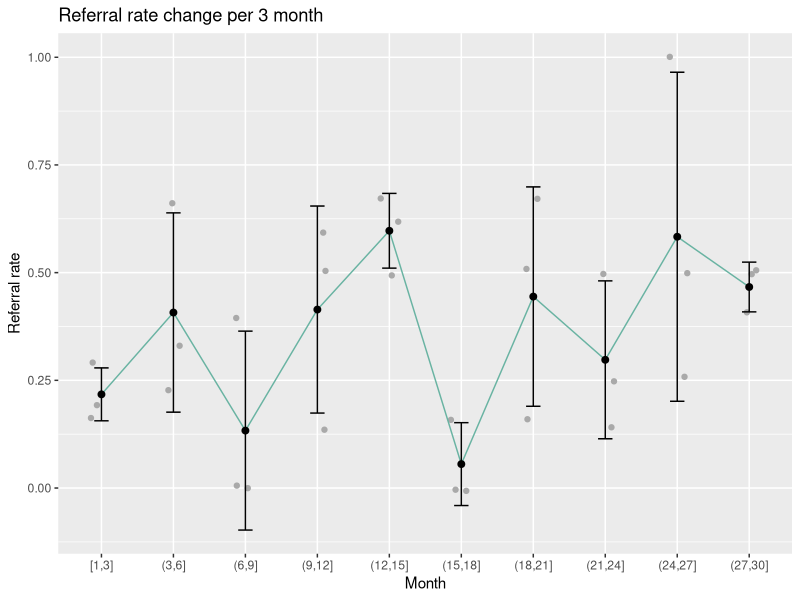
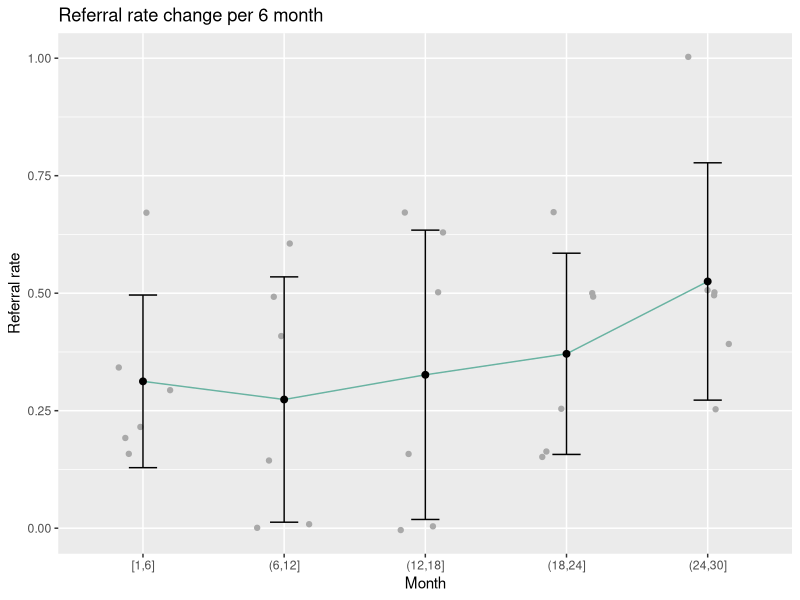

The R script that drew these images, in order:
## ---- chunk 1
knitr::opts_chunk$set(echo = TRUE)
## ---- chunk 2
#package we use
library(readr)
library(stringr)
library(ggplot2)
library(dplyr)
## ---- chunk 3
#import data
dat <- read_csv('data.csv')
## ---- chunk 4
#second opinion tag 
dat$second_opinion <- str_detect(dat$`Reason No Referral`, pattern = 'second opinion') | str_detect(dat$`Somatic Testing
(y,n,other)`, pattern = 'second opinion')

#number of patients with second opinion
sum(dat$second_opinion)

#the data we will use for the further analysis(exclude patients with second opinion)
dat_1 <- dat[dat$second_opinion == FALSE,]

#referral rate = ordered test / total number
#re-encoding 
dat_1$test <- ifelse(str_detect(dat_1$`Testing Ordered`, pattern = 'yes'), 1, 0)

#referral rate through time 
dat_1$`Initial Appt (#1-30)`[dat_1$`Initial Appt (#1-30)`> 15 & dat_1$`Initial Appt (#1-30)`< 16]  <- 15
dat_1$`Initial Appt (#1-30)`[dat_1$`Initial Appt (#1-30)`> 22 & dat_1$`Initial Appt (#1-30)`< 23]  <- 22

## ---- chunk 5
#referral rate through time 
dat_2 <- dat_1
dat_2$`Initial Appt (#1-30)`[dat_2$`Initial Appt (#1-30)`> 15 & dat_2$`Initial Appt (#1-30)`< 16]  <- 15
dat_2$`Initial Appt (#1-30)`[dat_2$`Initial Appt (#1-30)`> 22 & dat_2$`Initial Appt (#1-30)`< 23]  <- 22

dat_2$cut_3 <- cut(dat_2$`Initial Appt (#1-30)`, c(1, seq(3, 30, by=3)), include.lowest = T) 
dat_2$cut_6 <- cut(dat_2$`Initial Appt (#1-30)`, c(1, seq(6, 30, by=6)), include.lowest = T) 

## ---- chunk 6
dat1 <- dat_2 %>% group_by(`Initial Appt (#1-30)`,cut_3) %>%
  summarize(referral_rate= sum(test)/ n(), cut_3) %>% distinct()

dat2 <- dat1 %>% group_by(cut_3) %>%
 summarise(sd = sd(referral_rate),
          referral_rate = mean(referral_rate))


ggplot(dat1 , aes(x = cut_3, y = referral_rate)) +
  geom_jitter(position = position_jitter(0.15), color = "darkgray") + 
  geom_line(aes(group = 1), color="#69b3a2", data = dat2) +
  geom_errorbar(data = dat2, aes(ymin = referral_rate-sd, ymax =referral_rate+sd), width = 0.2)  +
  geom_point(data = dat2, size = 2) + 
  labs(title="Referral rate change per 3 month", x="Month", y="Referral rate")
## ---- chunk 7
dat_2$cut_6 <- cut(dat_2$`Initial Appt (#1-30)`, c(1, seq(6, 30, by=6)), include.lowest = T) 

dat1 <- dat_2 %>% group_by(`Initial Appt (#1-30)`,cut_6) %>%
  summarize(referral_rate= sum(test)/ n(), cut_6) %>% distinct()

dat2 <- dat1 %>% group_by(cut_6) %>%
 summarise(sd = sd(referral_rate),
          referral_rate = mean(referral_rate))


ggplot(dat1 , aes(x = cut_6, y = referral_rate)) +
  geom_jitter(position = position_jitter(0.2), color = "darkgray") + 
  geom_line(aes(group = 1), data = dat2,  color="#69b3a2") +
  geom_errorbar(data = dat2, aes(ymin = referral_rate-sd, ymax =referral_rate+sd), width = 0.2)  +
  geom_point(data = dat2, size = 2)+ 
   labs(title="Referral rate change per 6 month", x="Month", y="Referral rate")
## ---- chunk 8
dat_3 <- dat[dat$second_opinion == TRUE, ]
nrow(dat_3)
nrow(dat_3 %>% filter(`# Genetics Referrals`>=1))
nrow(dat_3 %>% filter(`# Genetics Referrals`>=1&`Genetics Appt Scheduled`== 'yes'))
nrow(dat_3 %>% filter(`# Genetics Referrals`>=1&`Genetics Appt Scheduled`== 'yes'& `Attended Appt` == 'yes'))
sum(dat_3$`Testing Ordered` == 'yes')
## ---- chunk 9
#overall referral rate
sum(dat_1$test)/length(dat_1$test)

#referral rate before and after two options
#before
sum(dat_1$test[dat_1$`Initial Appt (#1-30)`<=22.2])/length(dat_1$test[dat_1$`Initial Appt (#1-30)`<=22.2])
#after
sum(dat$test[dat_1$`Initial Appt (#1-30)`>22.2])/length(dat_1$test[dat_1$`Initial Appt (#1-30)`>22.2])

## ---- chunk 10
#before and after two options

nrow(dat_1 %>% filter(`Initial Appt (#1-30)`<= 22.2)) #total patients before
nrow(dat_1 %>% filter(`Initial Appt (#1-30)` > 22.2)) #total patients after

nrow(dat_1 %>% filter(`Initial Appt (#1-30)`<= 22.2& `# Genetics Referrals`>=1)) #total patients who had referrals before 
nrow(dat_1 %>% filter(`Initial Appt (#1-30)`> 22.2& `# Genetics Referrals`>=1) ) #total patients who had referrals after


nrow(dat_1 %>% filter(`Initial Appt (#1-30)`<= 22.2 & `# Genetics Referrals`>=1&`Genetics Appt Scheduled`== 'yes'))#total patients who scheduled the appt before 
nrow(dat_1 %>% filter(`Initial Appt (#1-30)`> 22.2 & `# Genetics Referrals`>=1&`Genetics Appt Scheduled`== 'yes'))#total patients who scheduled the appt after

nrow(dat_1 %>% filter(`Initial Appt (#1-30)`<= 22.2 & `# Genetics Referrals`>=1&`Genetics Appt Scheduled`== 'yes'& `Attended Appt` == 'yes'))#total patients who scheduled the appt before
nrow(dat_1 %>% filter(`Initial Appt (#1-30)`> 22.2 & `# Genetics Referrals`>=1&`Genetics Appt Scheduled`== 'yes'& `Attended Appt` == 'yes'))#total patients who scheduled the appt after

nrow(dat_1 %>% filter(`Initial Appt (#1-30)`<= 22.2 & `# Genetics Referrals`>=1&`Genetics Appt Scheduled`== 'yes'& `Attended Appt` == 'yes'& `Testing Ordered` == 'yes'))#total patients who ordered the test before 
nrow(dat_1 %>% filter(`Initial Appt (#1-30)`> 22.2 & `# Genetics Referrals`>=1&`Genetics Appt Scheduled`== 'yes'& `Attended Appt` == 'yes'& `Testing Ordered` == 'yes'))#total patients who ordered the test after 


nrow(dat_1 %>% filter(`Initial Appt (#1-30)`> 22.2 & `# Genetics Referrals`>=1&`Genetics Appt Scheduled`== 'yes'& `Virtual Offered` %in% c('yes - preference', 'yes - preference (distance)', 'yes'))) # patients who prefered virtual and scheduled the test
nrow(dat_1 %>% filter(`Initial Appt (#1-30)`> 22.2 & `# Genetics Referrals`>=1&`Genetics Appt Scheduled`== 'yes'& `Virtual Offered` %in% c('no', 'no - preference'))) # patients who prefered person and scheduled the test

table(dat_1 %>% filter(`Initial Appt (#1-30)`> 22.2 & `# Genetics Referrals`>=1&`Genetics Appt Scheduled`== 'yes') %>% select(`Virtual Offered`))

nrow(dat_1 %>% filter(`Initial Appt (#1-30)`> 22.2 & `# Genetics Referrals`>=1&`Genetics Appt Scheduled`== 'yes'& `Attended Appt` == 'yes' & `Virtual Offered` %in% c('yes - preference', 'yes - preference (distance)', 'yes'))) # patients who prefered virtual and attended the test
nrow(dat_1 %>% filter(`Initial Appt (#1-30)`> 22.2 & `# Genetics Referrals`>=1&`Genetics Appt Scheduled`== 'yes'& `Attended Appt` == 'yes'& `Virtual Offered` %in% c('no', 'no - preference'))) # patients who prefered person and attended the test

table(dat_1 %>% filter(`Initial Appt (#1-30)`> 22.2 & `# Genetics Referrals`>=1&`Genetics Appt Scheduled`== 'yes'& `Attended Appt` == 'yes') %>% select(`Virtual Offered`))


table(dat_1 %>% filter(`Initial Appt (#1-30)`> 22.2 & `# Genetics Referrals`>=1&`Genetics Appt Scheduled`== 'yes'& `Attended Appt` == 'yes'&`Testing Ordered` == 'yes') %>% select(`Virtual Offered`))


